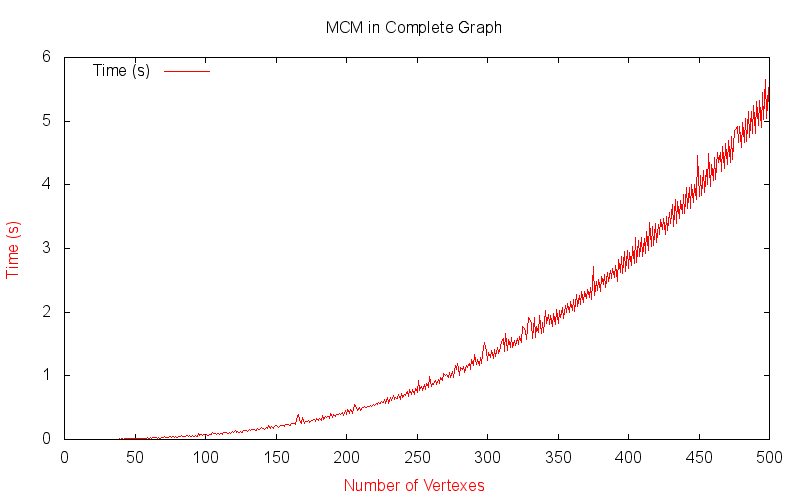

Recreate this plot in gnuplot.
set title "MCM in Complete Graph"
set key left
set term png size 800, 500
set output "/Users/jared/git/jaredbeck/graph_matching/benchmark/mcm_general/complete_graphs/plot.png"

set xlabel 'Number of Vertexes' tc lt 1
set ylabel 'Time (s)' tc lt 1

plot "/Users/jared/git/jaredbeck/graph_matching/benchmark/mcm_general/complete_graphs/plot_data.txt" \
using 1:2 with lines title "Time (s)" lt 1
